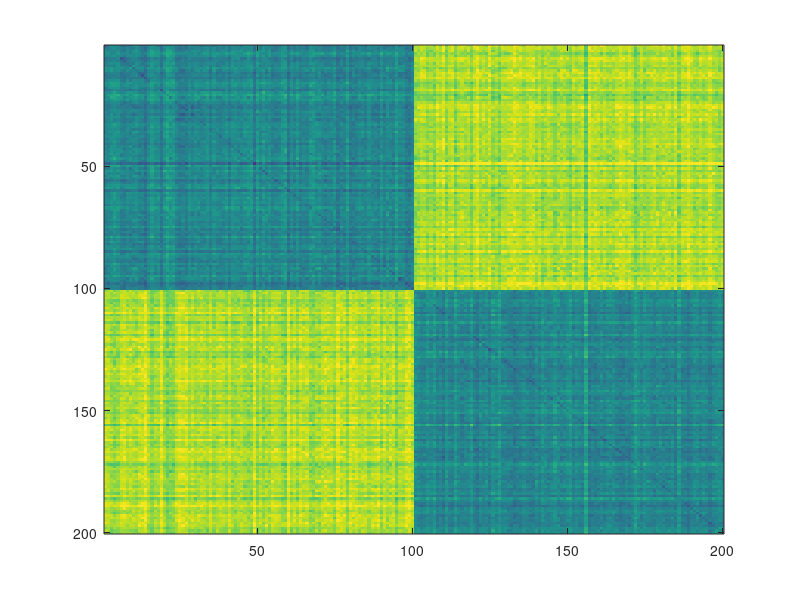

MATLAB code for this plot: (Note: this script raises an error after producing the figure.)
close all
clear; 
clc;
seed = 1234; % You can choose any integer value
rng(seed);
addpath("toolbox/crm/");
n_components = 10;
item_scaling = 0.2;

% Define parameters
numItems = 200; % Number of items 
num_itemFeatures = 40;
numContextFeatures = 40; % Number of features unique to the context
num_globalFeatures = 16;
numFeatures = num_itemFeatures + numContextFeatures +num_globalFeatures; % Total dimensionality of the multivariate pattern
unique_noise_scaling = 0.05;
context_fidelity = 3.5; %what is the variance of the context patterns
% projection scaling
distortion_scaling = 25;
covariance_regularization = 0.005;
% Define global mean patterns for each class and context
mu_A_context = 1*randn(1, numContextFeatures); % Global mean pattern for Class A
mu_B_context = 1*randn(1, numContextFeatures); % Global mean pattern for Class B
mu_global = randn(1, num_globalFeatures); % Global mean pattern for Class B

% generate item patterns: 
itemsX = item_scaling.*rand(num_itemFeatures, numItems);

%  covariance matrices for each class-context 
% here identity-matrix with scaling of variance only
SigmaContext = eye(numContextFeatures)./context_fidelity; 
SigmaGlobal = eye(num_globalFeatures)./context_fidelity; 

% Generate multivariate context patterns
pattern_context_A = mvnrnd(mu_A_context, SigmaContext, numItems/2);
pattern_context_B = mvnrnd(mu_B_context, SigmaContext, numItems/2);
pattern_context = cat(1, pattern_context_A, pattern_context_B)';
pattern_global =  mvnrnd(mu_global, SigmaGlobal, numItems)';

itemsXinContext = cat(1, itemsX, pattern_context, pattern_global);
% create a random but systematic distortion
% projection_vector = randn(1, numContextFeatures);
u = rand(1, numFeatures) - 0.5;
b = 1 / sqrt(2);
projection_vector = -b * sign(u) .* log(1 - 2 * abs(u));

% Normalize and scalae the projection vector
projection_vector = projection_vector / norm(projection_vector); 
projection_vector = ones(size(projection_vector)) + projection_vector.*distortion_scaling;

% now project all items on the distortion direction.
itemsYinContext = itemsXinContext .* projection_vector';

% add some noise
itemsXinContext_n = itemsXinContext + ...
    unique_noise_scaling.*rand(size(itemsXinContext));
itemsYinContext_n = itemsYinContext + ...
    unique_noise_scaling.*rand(size(itemsYinContext));

% center
itemsXinContext_n = itemsXinContext_n-mean(itemsXinContext_n,2);
itemsYinContext_n = itemsYinContext_n-mean(itemsYinContext_n,2);

% Calculate the item-by-item correlation matrix
C_items = corr(itemsXinContext_n, itemsYinContext_n);

% Visualize the correlation matrix with labeled axes
figure;
imagesc(1-C_items);
caxis([0 1.5]);
colormap(parula(256));
colorbar; % Add a color bar to indicate correlation values
axis on; % Turn on the axis
title('(1- Correlation) - Multivariate dissimilarity matrix');
% Label the axes
xticks([numItems/4, 3*numItems/4]);
xticklabels({'Class A (context 2)', 'Class B  (context 2)'});
yticks([numItems/4, 3*numItems/4]);
yticklabels({'Class A  (context 1)', 'Class B (context 1)'});

% computing averages
D = 1-C_items;

% Calculate averages
diag_vals = diag(D);
off_diag_vals = D(~eye(size(D)));
top_left_vals = D(1:numItems/2, 1:numItems/2);
top_right_vals = D(numItems/2+1:end, 1:numItems/2);
bottom_right_vals = D(numItems/2+1:end, numItems/2+1:end);
bottom_left_vals = D(1:numItems/2, numItems/2+1:end);

% remove local diagonals
top_left_vals_od = top_left_vals(~eye(size(top_left_vals)));
bottom_right_vals_od = bottom_right_vals(~eye(size(bottom_right_vals)));

class_vals = cat(1, top_left_vals_od, bottom_right_vals_od);
baseline_vals = cat(1, bottom_left_vals, top_right_vals);

% %% PLOTTING Rain Clouds
% Create raincloud plots
figure;
hold on;
h1 = raincloud_plot(diag_vals(:), 'box_on', 1, 'color', hex2rgb('#F35B04'), 'alpha', 0.5, 'box_dodge', 1, 'box_dodge_amount', 0.1, 'dot_dodge_amount', 0.1, 'box_col_match', 0);
h2 = raincloud_plot(class_vals(:), 'box_on', 1, 'color', hex2rgb('#F7B801'), 'alpha', 0.5, 'box_dodge', 1, 'box_dodge_amount', 0.3, 'dot_dodge_amount', 0.3, 'box_col_match', 0);
h3 = raincloud_plot(baseline_vals(:), 'box_on', 1, 'color', hex2rgb('#3D348B'), 'alpha', 0.5, 'box_dodge', 1, 'box_dodge_amount', 0.5, 'dot_dodge_amount', 0.5, 'box_col_match', 0);
% h4 = raincloud_plot(D(:), 'box_on', 1, 'color', hex2rgb('#7678ED'), 'alpha', 0.5, 'box_dodge', 1, 'box_dodge_amount', 0.7, 'dot_dodge_amount', 0.7, 'box_col_match', 0);

% Set the legend
legend([h1{1}, h2{1}, h3{1}], {'Item', 'Class', 'Baseline'}, ...
       'FontName', 'Helvetica', 'FontSize', 16, 'Box', 'off', 'Location', 'northwest');

% Customize the plot
% ylim([-3 6]);
xlabel('Multivariate distance (1-correlation)', 'FontName', 'Helvetica', 'FontSize', 16);
set(gca, 'YColor', 'none');
set(gca, 'XTickLabel', get(gca, 'XTickLabel'), 'FontName', 'Helvetica', 'FontSize', 16);
numel(find(class_vals < mean(diag_vals)))/numel(find(class_vals))
%% maximize on item similarity

% Feature-by-feature Cxy computations
Cxy =  (itemsXinContext_n*itemsYinContext_n')./numItems;

% Cxx and Cyy computations
Cxx = cov(itemsXinContext_n');
Cyy = cov(itemsYinContext_n');

itemsX_contextA = itemsXinContext_n(:,1:numItems/2);
itemsX_contextB = itemsXinContext_n(:,numItems/2+1:end);

itemsY_contextA = itemsYinContext_n(:,1:numItems/2);
itemsY_contextB = itemsYinContext_n(:,numItems/2+1:end);

Dxy = zeros(size(Cxy));

for item_idx1 = 1: numItems/2
        Dxy = Dxy + repmat(itemsX_contextA(:, item_idx1), [1, numItems/2-1])*...
            itemsY_contextA(:, [1:item_idx1-1,item_idx1+1:numItems/2])';
end

for item_idx1 = 1: numItems/2
        Dxy = Dxy + repmat(itemsX_contextB(:, item_idx1), [1, numItems/2-1])*...
            itemsY_contextB(:, [1:item_idx1-1,item_idx1+1:numItems/2])';
end
Dxy = Dxy./((numItems/2-1)*(numItems/2-1));

% use parCCA
itemsXctxFree = [];
itemsYctxFree = [];
for ff = 1 : n_components
    [w_x, w_y, lbd3i] = compute_weights(Cxx, Cyy, Cxy, Dxy, ff, covariance_regularization);
    itemsXctxFree = cat(1, itemsXctxFree, w_x'*itemsXinContext_n);
    itemsYctxFree =  cat(1,itemsYctxFree, (itemsYinContext_n' * w_y)');

end

C_items = corr((itemsXctxFree), (itemsYctxFree));
D = 1-C_items;

% Visualize the correlation matrix with labeled axes
figure;
subplot(211)
imagesc((D)); colorbar;
% Label the axes
xticks([numItems/4, 3*numItems/4]);
xticklabels({'Class A (context 2)', 'Class B  (context 2)'});
yticks([numItems/4, 3*numItems/4]);
yticklabels({'Class A  (context 1)', 'Class B (context 1)'});

caxis([0 1.5]);
subplot(212)
plot(zscore(itemsXctxFree(1,:)))
hold on;
plot(zscore(itemsYctxFree(1,:)))
% plotting averages 
% Calculate averages
diag_vals = diag(D);
off_diag_vals = D(~eye(size(D)));
top_left_vals = D(1:numItems/2, 1:numItems/2);
top_right_vals = D(numItems/2+1:end, 1:numItems/2);
bottom_right_vals = D(numItems/2+1:end, numItems/2+1:end);
bottom_left_vals = D(1:numItems/2, numItems/2+1:end);
ylim([-5 5]);


% Get the size of the figure
fig_position = get(gcf, 'Position');
set(gcf, 'Position', [fig_position(1), fig_position(2), 350, 550]);

% remove local diagonals
top_left_vals_od = top_left_vals(~eye(size(top_left_vals)));
bottom_right_vals_od = bottom_right_vals(~eye(size(bottom_right_vals)));

class_vals = cat(1, top_left_vals_od, bottom_right_vals_od);
baseline_vals = cat(1, bottom_left_vals, top_right_vals);

% PLOTTING Rain Clouds
% Create raincloud plots
figure;
hold on;
subplot(211);
h1 = raincloud_plot(diag_vals(:), 'box_on', 1, 'color', hex2rgb('#F35B04'), 'alpha', 0.5, 'box_dodge', 1, 'box_dodge_amount', 0.1, 'dot_dodge_amount', 0.1, 'box_col_match', 0);
h2 = raincloud_plot(class_vals(:), 'box_on', 1, 'color', hex2rgb('#F7B801'), 'alpha', 0.5, 'box_dodge', 1, 'box_dodge_amount', 0.3, 'dot_dodge_amount', 0.3, 'box_col_match', 0);
h3 = raincloud_plot(baseline_vals(:), 'box_on', 1, 'color', hex2rgb('#3D348B'), 'alpha', 0.5, 'box_dodge', 1, 'box_dodge_amount', 0.5, 'dot_dodge_amount', 0.5, 'box_col_match', 0);
xlim([-0.02 0.09]);
subplot(212);
% Set the legend
legend([h1{1}], {'Item'}, ...
       'FontName', 'Helvetica', 'FontSize', 16, 'Box', 'off', 'Location', 'northeast');
xlabel('Distance', 'FontName', 'Helvetica', 'FontSize', 16);
set(gca, 'YColor', 'none');


%
subplot(212);
yyaxis left
h1 = raincloud_plot(diag_vals(:), 'box_on', 1, 'color', hex2rgb('#F35B04'), 'alpha', 0.5, 'box_dodge', 1, 'box_dodge_amount', 0.1, 'dot_dodge_amount', 0.1, 'box_col_match', 0);
yyaxis right
h2 = raincloud_plot(class_vals(:), 'box_on', 1, 'color', hex2rgb('#F7B801'), 'alpha', 0.5, 'box_dodge', 1, 'box_dodge_amount', 0.3, 'dot_dodge_amount', 0.3, 'box_col_match', 0);
h3 = raincloud_plot(baseline_vals(:), 'box_on', 1, 'color', hex2rgb('#3D348B'), 'alpha', 0.5, 'box_dodge', 1, 'box_dodge_amount', 0.5, 'dot_dodge_amount', 0.5, 'box_col_match', 0);
% h4 = raincloud_plot(D(:), 'box_on', 1, 'color', hex2rgb('#7678ED'), 'alpha', 0.5, 'box_dodge', 1, 'box_dodge_amount', 0.7, 'dot_dodge_amount', 0.7, 'box_col_match', 0);

% Set the legend
legend([h1{1}, h2{1}, h3{1}], {'Item', 'Class', 'Baseline'}, ...
       'FontName', 'Helvetica', 'FontSize', 16, 'Box', 'off', 'Location', 'northeast');

% Customize the plot
% ylim([-3 6]);
xlabel('Distance', 'FontName', 'Helvetica', 'FontSize', 16);
set(gca, 'YColor', 'none');
% set(gca, 'XTickLabel', get(gca, 'XTickLabel'), 'FontName', 'Helvetica', 'FontSize', 16);
% xlim([-1 3])

% p-value calculation
numel(find(class_vals < mean(diag_vals)))/numel(find(class_vals));
numel(find(off_diag_vals < mean(diag_vals)))/numel(find(class_vals))

%% now maximize on context similarity

% Cxy becomes the context covariance matrix
Cxy2 = Dxy;
Dxy2 = zeros(size(Cxy));

% use parCCA
itemsXctxMax = [];
itemsYctxMax = [];
for ff = 1 : n_components
    [w_x, w_y, lbd3i] = compute_weights(Cxy2, Cyy, Cxy, Dxy2, ff, covariance_regularization);

    itemsXctxMax = cat(1, itemsXctxMax, real(w_x)'*itemsXinContext_n);
    itemsYctxMax = cat(1, itemsYctxMax, (itemsYinContext_n' * real(w_y))');

end


%%
C_items = corr((itemsXctxMax), (itemsYctxMax));
D = 1-C_items;


%
figure;
subplot(211)
imagesc((D));
caxis([0 1.5]);
subplot(212)
plot(zscore(itemsXctxMax(1,:)))
hold on;
plot(zscore(itemsYctxMax(1,:)));

% Get the size of the figure
fig_position = get(gcf, 'Position');
set(gcf, 'Position', [fig_position(1), fig_position(2), 350, 550]);
%
figure;
diag_vals = diag(D);
off_diag_vals = D(~eye(size(D)));
top_left_vals = D(1:numItems/2, 1:numItems/2);
top_right_vals = D(numItems/2+1:end, 1:numItems/2);
bottom_right_vals = D(numItems/2+1:end, numItems/2+1:end);
bottom_left_vals = D(1:numItems/2, numItems/2+1:end);

% remove local diagonals
top_left_vals_od = top_left_vals(~eye(size(top_left_vals)));
bottom_right_vals_od = bottom_right_vals(~eye(size(bottom_right_vals)));

class_vals = cat(1, top_left_vals_od, bottom_right_vals_od);
baseline_vals = cat(1, bottom_left_vals, top_right_vals);
%
% Visualize the correlation matrix with labeled axes

h1 = raincloud_plot(diag_vals(:), 'box_on', 1, 'color', hex2rgb('#F35B04'), 'alpha', 0.5, 'box_dodge', 1, 'box_dodge_amount', 0.1, 'dot_dodge_amount', 0.1, 'box_col_match', 0);
yyaxis right
h2 = raincloud_plot(class_vals(:), 'box_on', 1, 'color', hex2rgb('#F7B801'), 'alpha', 0.5, 'box_dodge', 1, 'box_dodge_amount', 0.3, 'dot_dodge_amount', 0.3, 'box_col_match', 0);
h3 = raincloud_plot(baseline_vals(:), 'box_on', 1, 'color', hex2rgb('#3D348B'), 'alpha', 0.5, 'box_dodge', 1, 'box_dodge_amount', 0.5, 'dot_dodge_amount', 0.5, 'box_col_match', 0);
% h4 = raincloud_plot(D(:), 'box_on', 1, 'color', hex2rgb('#7678ED'), 'alpha', 0.5, 'box_dodge', 1, 'box_dodge_amount', 0.7, 'dot_dodge_amount', 0.7, 'box_col_match', 0);

% Set the legend
legend([h1{1}, h2{1}, h3{1}], {'Item', 'Class', 'Baseline'}, ...
       'FontName', 'Helvetica', 'FontSize', 16, 'Box', 'off', 'Location', 'northeast');

xlabel('Distance', 'FontName', 'Helvetica', 'FontSize', 16);
set(gca, 'YColor', 'none');
